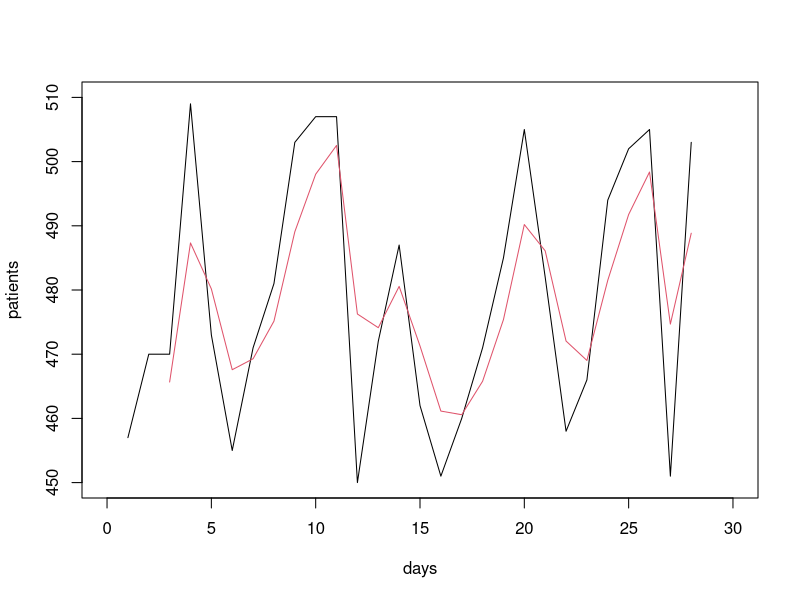
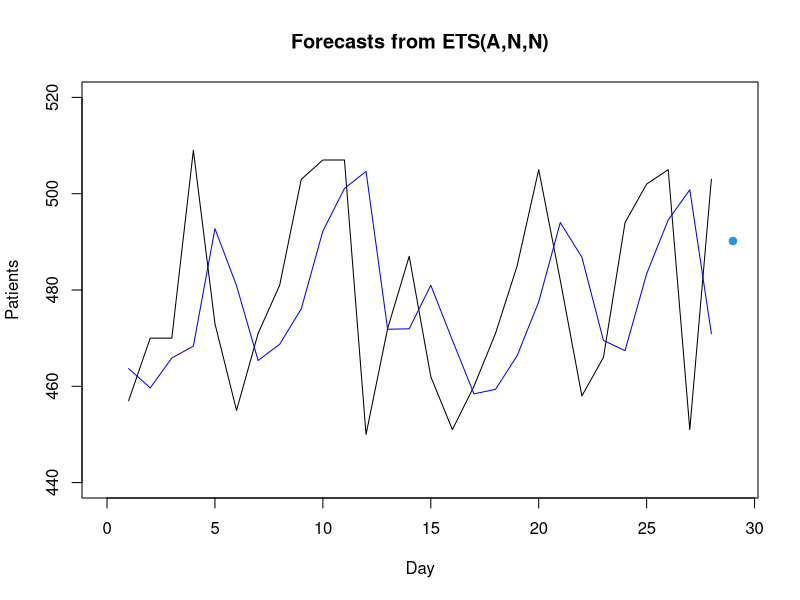

R code for these plots, in order:
library(TTR)
library(forecast)

# Read in data
frame<-read.csv("PatientArrivals.csv")
head(frame)

# Use EMA( ) to fit an exponential moving average
ema.pred<-EMA(frame$Patient.arrival, n=3)  #alpha is 1/(n+1), so we’ve set the function to 
# decay exponentially over 3 time periods

# Plot the results
plot(frame$Patient.arrival, type="l", ylim=c(450,510), xlim=c(0,30),
     xlab="days", ylab="patients") # plot original data
lines(ema.pred, col=2) # add moving average to the plot

print(ema.pred) # print EMA values, note that this begins plotting at the 3rd x value because n = 3

# Use ets( ) to fit an exponential moving average
esmodel<-ets(frame$Patient.arrival, model="ANN", alpha=0.6 ) # the ets function is a general 
#exponential smoothing function with many options. model = “ANN” specifies the model as a 
# simple exponential function with additive errors. 

# Compute fitted values
es.pred<-forecast(esmodel, h=1, level=0) #The argument h is the number of periods the 
# forecast will be for, and the argument level is the confidence level for prediction intervals
es.pred$fitted

# Plot the results
plot(es.pred, ylim = c(440, 520), ylab = "Patients", xlab = "Day",
     xlim = c(0,29)) # plot original data 
lines(es.pred$fitted, col="blue") # add moving average to the plot. Note that this function gives a 
# model output for all of our data points. 
